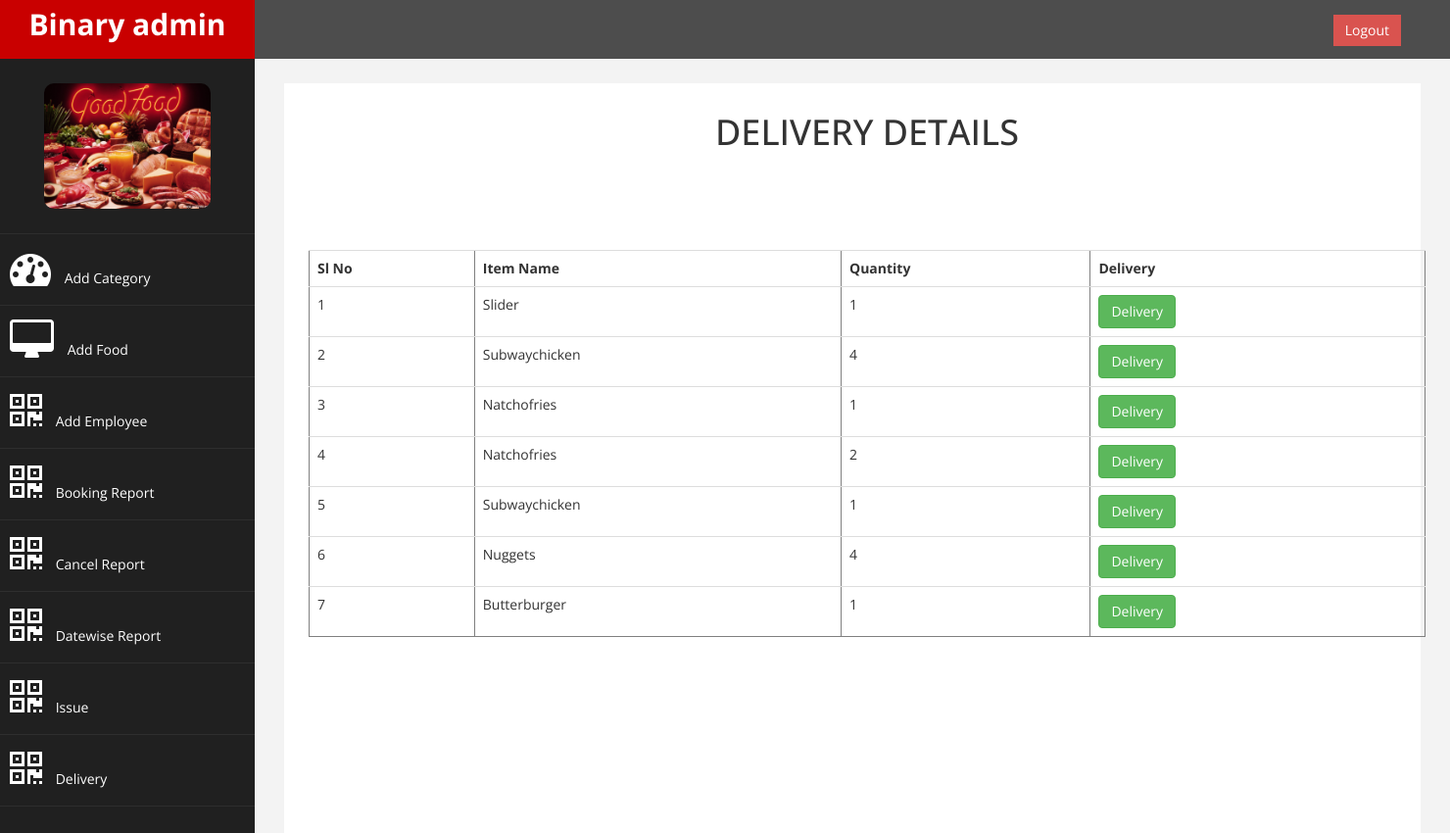
Screenshot of /admin/deliveryview.php (signed in) with the database file from the repository.
### tables this page shows
CREATE TABLE IF NOT EXISTS `booking` (
  `bookingid` int(5) NOT NULL AUTO_INCREMENT,
  `foodid` int(10) NOT NULL,
  `foodrate` int(5) NOT NULL,
  `bookingquantity` int(5) NOT NULL,
  `bookingdate` date NOT NULL,
  `status` int(11) NOT NULL,
  `email` varchar(30) NOT NULL,
  `currentdate` date NOT NULL,
  `totalamount` int(11) NOT NULL,
  `foodname` varchar(100) NOT NULL,
  `deliv_date` date DEFAULT NULL,
  `issuedate` date DEFAULT NULL,
  PRIMARY KEY (`bookingid`)
);

### classes/DataAccess.class.php (the view, shortened to what this page needs)
<?php
class DataAccess
{
	private $_con,$_query,$_errors;
	public function __construct()
	{
		if(!$this->_con=mysqli_connect(DB_HOST,DB_USER,DB_PASSWORD,DB_NAME))
		{
			die("connection Error");
		}
	}
    public function getDataJoin($fields,$table,$condition = "1",$join=NULL)
	{
		$this->_query = "select ";
		if(is_array($fields))
		{
				$this->_query.=implode(",",$fields);
        }
		$this->_query.=" from $table ";
        $this->_query.=" where $condition";
		$resref=mysqli_query($this->_con,$this->_query);
		$dataArr = array();
		if(mysqli_num_rows($resref))
		{
			while($rows = mysqli_fetch_assoc($resref))
			{
				$dataArr[] = $rows;
			}
		}
		return $dataArr;
	}
    public function selectAsTable($fields,$table,$condition="1",$join=NULL,$actions=null,$config=null)
    {
        $resultArr=$this->getDataJoin($fields,$table,$condition,$join);
        $str="";
        $srno=1;
        foreach($resultArr as $values)
        {
            $str.="<tr>";
            if(isset($config['srno']) && $config['srno']==true)
            {
                $str.="<td>";
                $str.=$srno++;
                $str.="</td>";
            }
            foreach($values as $key=>$val)
            {
                $flag=1;
                if($flag==1)
                {
                if(isset($config['hiddenfields']))
                {
                    if(!in_array($key,$config['hiddenfields']))
                    {
                        $str.="<td>".$val."</td>";
                    }
                }
                else
                    $str.="<td>".$val."</td>";
                }
            }
            if($actions!=null && is_array($actions))
            {
                if((isset($config['actions_td']) && $config['actions_td']==false) || !isset($config['actions_td']))
                    $str.="<td>";
                foreach($actions as $ind=>$act)
                {
                        $str.="<a href='".$act['link']."?";
                        foreach($act['params'] as $param=>$pvalue)
                        {
                            $str.=$param."=".$values[$pvalue]."&";
                        }
                        $str=$this->_chop_string($str);
                        $str.="' ";
                        foreach($act['attributes'] as $attr=>$attrval)
                        {
                            $str.=$attr."='".$attrval."' ";
                        }
                        $str.=" >".$act['label']."</a>&nbsp;&nbsp;&nbsp;";
                }
                if((isset($config['actions_td']) && $config['actions_td']==false) || !isset($config['actions_td']))
                    $str.="</td>";
            }
            $str.="</tr>";
        }
        return $str;
    }
    private function _chop_string($str)
    {
        return substr($str,0,strlen($str)-1);
    }
}
?>

### admin/assets/css/custom.css (style rules this page uses)
body { font-family: 'Open Sans', sans-serif; }

### rows the page displays
booking: foodname "Slider", bookingquantity "1"
booking: foodname "Subwaychicken", bookingquantity "4"
booking: foodname "Natchofries", bookingquantity "1"
booking: foodname "Natchofries", bookingquantity "2"
booking: foodname "Subwaychicken", bookingquantity "1"
booking: foodname "Nuggets", bookingquantity "4"
booking: foodname "Butterburger", bookingquantity "1"

### other values shown
$act['label'] "Delivery Delivery Delivery Delivery Delivery Delivery Delivery"
